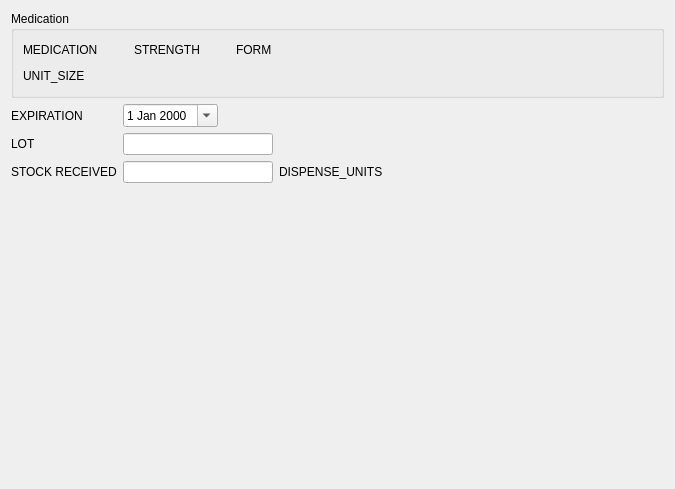
<?xml version="1.0" encoding="UTF-8"?>
<ui version="4.0">
 <class>Shipment_00</class>
 <widget class="QWizardPage" name="Shipment_00">
  <property name="geometry">
   <rect>
    <x>0</x>
    <y>0</y>
    <width>675</width>
    <height>489</height>
   </rect>
  </property>
  <layout class="QVBoxLayout" name="verticalLayout">
   <item>
    <widget class="QGroupBox" name="groupBox">
     <property name="title">
      <string>Medication</string>
     </property>
     <layout class="QVBoxLayout" name="verticalLayout_2">
      <item>
       <layout class="QHBoxLayout" name="horizontalLayout_4">
        <item>
         <widget class="QLabel" name="medicationLabel">
          <property name="text">
           <string notr="true">MEDICATION</string>
          </property>
         </widget>
        </item>
        <item>
         <spacer name="horizontalSpacer_4">
          <property name="orientation">
           <enum>Qt::Horizontal</enum>
          </property>
          <property name="sizeType">
           <enum>QSizePolicy::Fixed</enum>
          </property>
          <property name="sizeHint" stdset="0">
           <size>
            <width>30</width>
            <height>20</height>
           </size>
          </property>
         </spacer>
        </item>
        <item>
         <widget class="QLabel" name="strengthLabel">
          <property name="text">
           <string notr="true">STRENGTH</string>
          </property>
         </widget>
        </item>
        <item>
         <spacer name="horizontalSpacer_6">
          <property name="orientation">
           <enum>Qt::Horizontal</enum>
          </property>
          <property name="sizeType">
           <enum>QSizePolicy::Fixed</enum>
          </property>
          <property name="sizeHint" stdset="0">
           <size>
            <width>30</width>
            <height>20</height>
           </size>
          </property>
         </spacer>
        </item>
        <item>
         <widget class="QLabel" name="formLabel">
          <property name="text">
           <string notr="true">FORM</string>
          </property>
         </widget>
        </item>
        <item>
         <spacer name="horizontalSpacer_5">
          <property name="orientation">
           <enum>Qt::Horizontal</enum>
          </property>
          <property name="sizeHint" stdset="0">
           <size>
            <width>40</width>
            <height>20</height>
           </size>
          </property>
         </spacer>
        </item>
       </layout>
      </item>
      <item>
       <layout class="QHBoxLayout" name="horizontalLayout_5">
        <item>
         <widget class="QLabel" name="unitSizeLabel">
          <property name="text">
           <string notr="true">UNIT_SIZE</string>
          </property>
         </widget>
        </item>
        <item>
         <spacer name="horizontalSpacer_7">
          <property name="orientation">
           <enum>Qt::Horizontal</enum>
          </property>
          <property name="sizeHint" stdset="0">
           <size>
            <width>40</width>
            <height>20</height>
           </size>
          </property>
         </spacer>
        </item>
       </layout>
      </item>
     </layout>
    </widget>
   </item>
   <item>
    <layout class="QFormLayout" name="formLayout_3">
     <property name="fieldGrowthPolicy">
      <enum>QFormLayout::AllNonFixedFieldsGrow</enum>
     </property>
     <item row="0" column="0">
      <widget class="QLabel" name="expireLabel">
       <property name="text">
        <string>EXPIRATION</string>
       </property>
      </widget>
     </item>
     <item row="0" column="1">
      <layout class="QHBoxLayout" name="horizontalLayout">
       <item>
        <widget class="QDateEdit" name="expireField">
         <property name="calendarPopup">
          <bool>true</bool>
         </property>
        </widget>
       </item>
       <item>
        <spacer name="horizontalSpacer">
         <property name="orientation">
          <enum>Qt::Horizontal</enum>
         </property>
         <property name="sizeHint" stdset="0">
          <size>
           <width>40</width>
           <height>20</height>
          </size>
         </property>
        </spacer>
       </item>
      </layout>
     </item>
     <item row="1" column="0">
      <widget class="QLabel" name="lotLabel">
       <property name="text">
        <string>LOT</string>
       </property>
      </widget>
     </item>
     <item row="1" column="1">
      <layout class="QHBoxLayout" name="horizontalLayout_2">
       <item>
        <widget class="QLineEdit" name="lotField">
         <property name="minimumSize">
          <size>
           <width>150</width>
           <height>0</height>
          </size>
         </property>
         <property name="maximumSize">
          <size>
           <width>150</width>
           <height>16777215</height>
          </size>
         </property>
         <property name="maxLength">
          <number>32</number>
         </property>
        </widget>
       </item>
       <item>
        <spacer name="horizontalSpacer_2">
         <property name="orientation">
          <enum>Qt::Horizontal</enum>
         </property>
         <property name="sizeHint" stdset="0">
          <size>
           <width>40</width>
           <height>20</height>
          </size>
         </property>
        </spacer>
       </item>
      </layout>
     </item>
     <item row="2" column="0">
      <widget class="QLabel" name="unitsLabel">
       <property name="text">
        <string>STOCK RECEIVED</string>
       </property>
      </widget>
     </item>
     <item row="2" column="1">
      <layout class="QHBoxLayout" name="horizontalLayout_3">
       <item>
        <widget class="QLineEdit" name="unitsField">
         <property name="minimumSize">
          <size>
           <width>150</width>
           <height>0</height>
          </size>
         </property>
         <property name="maximumSize">
          <size>
           <width>150</width>
           <height>16777215</height>
          </size>
         </property>
         <property name="maxLength">
          <number>10</number>
         </property>
        </widget>
       </item>
       <item>
        <widget class="QLabel" name="dispenseUnitLabel">
         <property name="text">
          <string>DISPENSE_UNITS</string>
         </property>
        </widget>
       </item>
       <item>
        <spacer name="horizontalSpacer_3">
         <property name="orientation">
          <enum>Qt::Horizontal</enum>
         </property>
         <property name="sizeHint" stdset="0">
          <size>
           <width>40</width>
           <height>20</height>
          </size>
         </property>
        </spacer>
       </item>
      </layout>
     </item>
    </layout>
   </item>
   <item>
    <spacer name="verticalSpacer">
     <property name="orientation">
      <enum>Qt::Vertical</enum>
     </property>
     <property name="sizeHint" stdset="0">
      <size>
       <width>20</width>
       <height>40</height>
      </size>
     </property>
    </spacer>
   </item>
  </layout>
 </widget>
 <tabstops>
  <tabstop>expireField</tabstop>
  <tabstop>lotField</tabstop>
  <tabstop>unitsField</tabstop>
 </tabstops>
 <resources/>
 <connections/>
</ui>
